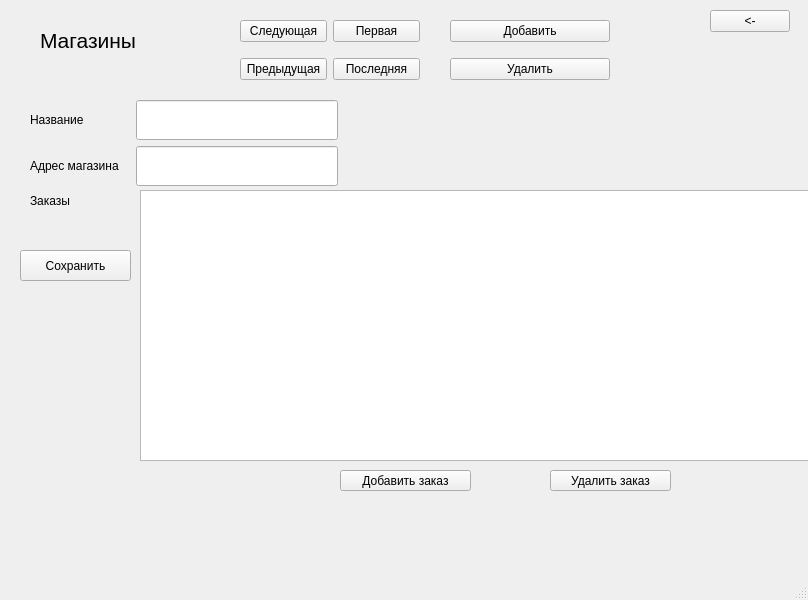
<?xml version="1.0" encoding="UTF-8"?>
<ui version="4.0">
 <class>MainWindow</class>
 <widget class="QMainWindow" name="MainWindow">
  <property name="geometry">
   <rect>
    <x>0</x>
    <y>0</y>
    <width>808</width>
    <height>600</height>
   </rect>
  </property>
  <property name="windowTitle">
   <string>Склады</string>
  </property>
  <widget class="QWidget" name="centralwidget">
   <widget class="QPushButton" name="b_back">
    <property name="geometry">
     <rect>
      <x>710</x>
      <y>10</y>
      <width>80</width>
      <height>22</height>
     </rect>
    </property>
    <property name="text">
     <string>&lt;-</string>
    </property>
   </widget>
   <widget class="QWidget" name="gridLayoutWidget">
    <property name="geometry">
     <rect>
      <x>240</x>
      <y>10</y>
      <width>180</width>
      <height>80</height>
     </rect>
    </property>
    <layout class="QGridLayout" name="gridLayout">
     <item row="1" column="0">
      <widget class="QPushButton" name="b_prev">
       <property name="text">
        <string>Предыдущая</string>
       </property>
      </widget>
     </item>
     <item row="0" column="0">
      <widget class="QPushButton" name="b_next">
       <property name="text">
        <string>Следующая</string>
       </property>
      </widget>
     </item>
     <item row="0" column="1">
      <widget class="QPushButton" name="b_first">
       <property name="text">
        <string>Первая</string>
       </property>
      </widget>
     </item>
     <item row="1" column="1">
      <widget class="QPushButton" name="b_last">
       <property name="text">
        <string>Последняя</string>
       </property>
      </widget>
     </item>
    </layout>
   </widget>
   <widget class="QWidget" name="gridLayoutWidget_2">
    <property name="geometry">
     <rect>
      <x>450</x>
      <y>10</y>
      <width>160</width>
      <height>80</height>
     </rect>
    </property>
    <layout class="QGridLayout" name="gridLayout_2">
     <item row="0" column="0">
      <widget class="QPushButton" name="b_add">
       <property name="text">
        <string>Добавить</string>
       </property>
      </widget>
     </item>
     <item row="1" column="0">
      <widget class="QPushButton" name="b_delete">
       <property name="text">
        <string>Удалить</string>
       </property>
      </widget>
     </item>
    </layout>
   </widget>
   <widget class="QLabel" name="label">
    <property name="geometry">
     <rect>
      <x>40</x>
      <y>10</y>
      <width>141</width>
      <height>61</height>
     </rect>
    </property>
    <property name="font">
     <font>
      <pointsize>16</pointsize>
     </font>
    </property>
    <property name="frameShape">
     <enum>QFrame::NoFrame</enum>
    </property>
    <property name="text">
     <string>Магазины</string>
    </property>
   </widget>
   <widget class="QWidget" name="gridLayoutWidget_3">
    <property name="geometry">
     <rect>
      <x>30</x>
      <y>100</y>
      <width>308</width>
      <height>88</height>
     </rect>
    </property>
    <layout class="QGridLayout" name="gridLayout_3">
     <item row="0" column="1">
      <widget class="QLineEdit" name="le_name">
       <property name="minimumSize">
        <size>
         <width>150</width>
         <height>40</height>
        </size>
       </property>
      </widget>
     </item>
     <item row="0" column="0">
      <widget class="QLabel" name="label_2">
       <property name="minimumSize">
        <size>
         <width>100</width>
         <height>0</height>
        </size>
       </property>
       <property name="text">
        <string>Название</string>
       </property>
      </widget>
     </item>
     <item row="1" column="0">
      <widget class="QLabel" name="label_4">
       <property name="minimumSize">
        <size>
         <width>100</width>
         <height>0</height>
        </size>
       </property>
       <property name="text">
        <string>Адрес магазина</string>
       </property>
      </widget>
     </item>
     <item row="1" column="1">
      <widget class="QLineEdit" name="le_address">
       <property name="minimumSize">
        <size>
         <width>200</width>
         <height>40</height>
        </size>
       </property>
      </widget>
     </item>
    </layout>
   </widget>
   <widget class="QTableView" name="tw">
    <property name="geometry">
     <rect>
      <x>140</x>
      <y>190</y>
      <width>671</width>
      <height>271</height>
     </rect>
    </property>
   </widget>
   <widget class="QLabel" name="label_3">
    <property name="geometry">
     <rect>
      <x>30</x>
      <y>190</y>
      <width>81</width>
      <height>21</height>
     </rect>
    </property>
    <property name="text">
     <string>Заказы</string>
    </property>
   </widget>
   <widget class="QPushButton" name="b_add_detail">
    <property name="geometry">
     <rect>
      <x>340</x>
      <y>470</y>
      <width>131</width>
      <height>21</height>
     </rect>
    </property>
    <property name="text">
     <string>Добавить заказ</string>
    </property>
   </widget>
   <widget class="QPushButton" name="b_delete_detail">
    <property name="geometry">
     <rect>
      <x>550</x>
      <y>470</y>
      <width>121</width>
      <height>21</height>
     </rect>
    </property>
    <property name="text">
     <string>Удалить заказ</string>
    </property>
   </widget>
   <widget class="QPushButton" name="b_save">
    <property name="geometry">
     <rect>
      <x>20</x>
      <y>250</y>
      <width>111</width>
      <height>31</height>
     </rect>
    </property>
    <property name="text">
     <string>Сохранить</string>
    </property>
   </widget>
  </widget>
  <widget class="QMenuBar" name="menubar">
   <property name="geometry">
    <rect>
     <x>0</x>
     <y>0</y>
     <width>808</width>
     <height>19</height>
    </rect>
   </property>
  </widget>
  <widget class="QStatusBar" name="statusbar"/>
 </widget>
 <resources/>
 <connections/>
</ui>
